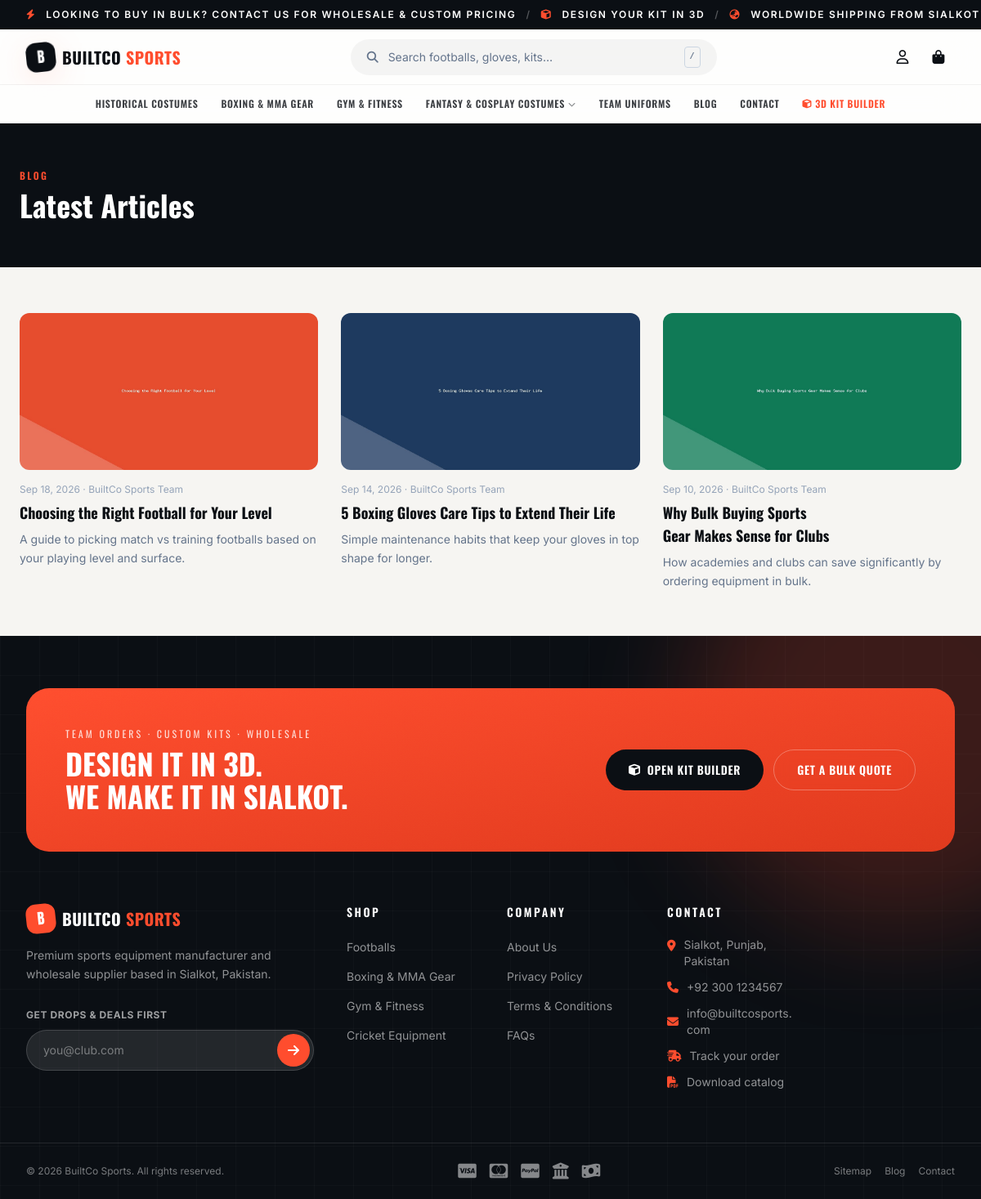
Screenshot of /blog.php with the database file from the repository.
### tables this page shows
CREATE TABLE `menu_items` (
  `id` int(11) NOT NULL,
  `parent_id` int(11) DEFAULT NULL,
  `label` varchar(100) NOT NULL,
  `link_type` enum('category','custom') NOT NULL DEFAULT 'custom',
  `category_id` int(11) DEFAULT NULL,
  `custom_url` varchar(500) DEFAULT NULL,
  `open_new_tab` tinyint(1) NOT NULL DEFAULT 0,
  `sort_order` int(11) NOT NULL DEFAULT 0,
  `status` enum('active','inactive') NOT NULL DEFAULT 'active',
  `created_at` timestamp NOT NULL DEFAULT current_timestamp()
);

CREATE TABLE `blog_posts` (
  `id` int(11) NOT NULL,
  `title` varchar(200) NOT NULL,
  `slug` varchar(200) NOT NULL,
  `excerpt` varchar(500) DEFAULT NULL,
  `content` longtext DEFAULT NULL,
  `featured_image` varchar(500) DEFAULT NULL,
  `featured_image_alt` varchar(255) DEFAULT NULL,
  `author` varchar(150) DEFAULT NULL,
  `meta_title` varchar(70) DEFAULT NULL,
  `meta_description` varchar(160) DEFAULT NULL,
  `views` int(11) NOT NULL DEFAULT 0,
  `status` enum('draft','published') NOT NULL DEFAULT 'draft',
  `published_at` datetime DEFAULT NULL,
  `created_at` timestamp NOT NULL DEFAULT current_timestamp(),
  `updated_at` timestamp NOT NULL DEFAULT current_timestamp() ON UPDATE current_timestamp()
);

CREATE TABLE `footer_columns` (
  `id` int(11) NOT NULL,
  `title` varchar(100) NOT NULL,
  `sort_order` int(11) NOT NULL DEFAULT 0,
  `status` enum('active','inactive') NOT NULL DEFAULT 'active'
);

CREATE TABLE `footer_links` (
  `id` int(11) NOT NULL,
  `column_id` int(11) NOT NULL,
  `label` varchar(150) NOT NULL,
  `url` varchar(500) NOT NULL,
  `sort_order` int(11) NOT NULL DEFAULT 0,
  `status` enum('active','inactive') NOT NULL DEFAULT 'active'
);

### blog.php (the view, shortened to what the rows shown need)
<?php
require_once __DIR__ . '/includes/config.php';
$page_num = max(1, (int)($_GET['page'] ?? 1));
$per_page = 9;
$offset = ($page_num - 1) * $per_page;
$posts = fetch_all("SELECT * FROM blog_posts WHERE status='published' ORDER BY published_at DESC LIMIT $per_page OFFSET $offset");
include __DIR__ . '/includes/site-header.php';
?>
<main id="main">
  <section class="bg-ink py-14">
    <div class="max-w-7xl mx-auto px-4 sm:px-6">
      <h1 class="font-display font-bold text-white text-3xl sm:text-4xl">Latest Articles</h1>
    </div>
  </section>
  <section class="max-w-7xl mx-auto px-4 sm:px-6 py-14">
    <?php if ($posts): ?>
    <div class="grid grid-cols-1 sm:grid-cols-2 lg:grid-cols-3 gap-7">
      <?php foreach ($posts as $p): ?>
      <a href="<?= url('blog/' . $p['slug']) ?>" class="group block">
        <div class="aspect-[1200/630] rounded-xl overflow-hidden bg-slate-100 mb-4">
          <?php if ($p['featured_image']): ?>
          <img src="<?= UPLOAD_URL . h($p['featured_image']) ?>" alt="<?= h($p['featured_image_alt'] ?: $p['title']) ?>" loading="lazy" class="w-full h-full object-cover group-hover:scale-105 transition duration-300">
          <?php else: ?>
          <div class="w-full h-full flex items-center justify-center text-slate-300"><i class="fa-solid fa-image text-3xl"></i></div>
          <?php endif; ?>
        </div>
        <p class="text-xs text-slate-400 mb-1.5"><?= $p['published_at'] ? format_date($p['published_at']) : format_date($p['created_at']) ?><?= $p['author'] ? ' · ' . h($p['author']) : '' ?></p>
        <h2 class="font-display font-bold text-lg text-ink group-hover:text-ignite transition mb-2"><?= h($p['title']) ?></h2>
        <?php if ($p['excerpt']): ?><p class="text-sm text-slate-500 leading-relaxed line-clamp-2"><?= h($p['excerpt']) ?></p><?php endif; ?>
      </a>
      <?php endforeach; ?>
    </div>
    <?php endif; ?>
  </section>
</main>
<?php include __DIR__ . '/includes/site-footer.php'; ?>

### includes/site-header.php (shortened to what the rows shown need)
<?php
$menu             = get_menu_tree();
?>
<!DOCTYPE html>
<html lang="en" class="no-js">
<head>
<link rel="stylesheet" href="<?= asset_url('assets/vendor/fontawesome/css/all.min.css') ?>">
<link rel="stylesheet" href="<?= asset_url('assets/css/site.css') ?>">
</head>
<body class="font-sans antialiased <?= h($body_class ?? '') ?>">
<header class="site-header">
  <div class="site-header-nav hidden lg:block bg-white/85 backdrop-blur-xl border-b border-black/5">
  <nav class="container-x flex items-center justify-center flex-wrap gap-x-7" aria-label="Main">
        <?php foreach ($menu as $item): ?>
        <div class="nav-item relative">
          <a href="<?= h($item['url']) ?>" <?= $item['open_new_tab'] ? 'target="_blank" rel="noopener"' : '' ?> class="nav-link"<?= !empty($item['children']) ? ' aria-haspopup="true"' : '' ?>>
            <?= h($item['label']) ?>
            <?php if (!empty($item['children'])): ?><i class="fa-solid fa-chevron-down text-[9px] opacity-60"></i><?php endif; ?>
          </a>
        </div>
        <?php endforeach; ?>
      </nav>
  </div>
</header>

### includes/site-footer.php (shortened to what the rows shown need)
<?php
$footer_columns = get_footer_columns();
?>
<footer class="relative bg-ink text-white/80 overflow-hidden" aria-labelledby="footer-heading">
  <div class="relative container-x py-16 grid grid-cols-2 md:grid-cols-4 lg:grid-cols-12 gap-10">
    <?php foreach ($footer_columns as $col): ?>
    <div class="lg:col-span-2">
      <h3 class="font-display font-semibold text-sm uppercase tracking-[0.18em] text-white mb-5"><?= h($col['title']) ?></h3>
      <ul class="space-y-3">
        <?php foreach ($col['links'] as $link): ?>
        <li><a href="<?= h($link['url']) ?>" class="text-sm text-white/55 hover:text-white hover:translate-x-1 inline-block transition"><?= h($link['label']) ?></a></li>
        <?php endforeach; ?>
      </ul>
    </div>
    <?php endforeach; ?>
  </div>
</footer>
</body>
</html>

### rows the page displays
menu_items: label "HISTORICAL COSTUMES"
menu_items: label "BOXING & MMA GEAR"
menu_items: label "GYM & FITNESS"
menu_items: label "FANTASY & COSPLAY COSTUMES"
menu_items: label "TEAM UNIFORMS"
menu_items: label "BLOG"
menu_items: label "CONTACT"
blog_posts: featured_image (picture), published_at "Sep 18, 2026", author "BuiltCo Sports Team", title "Choosing the Right Football for Your Level", excerpt "A guide to picking match vs training footballs based on your playing level and surface."
blog_posts: featured_image (picture), published_at "Sep 14, 2026", author "BuiltCo Sports Team", title "5 Boxing Gloves Care Tips to Extend Their Life", excerpt "Simple maintenance habits that keep your gloves in top shape for longer."
blog_posts: featured_image (picture), published_at "Sep 10, 2026", author "BuiltCo Sports Team", title "Why Bulk Buying Sports Gear Makes Sense for Clubs", excerpt "How academies and clubs can save significantly by ordering equipment in bulk."
footer_columns: title "SHOP"
footer_links: label "Footballs"
footer_links: label "Boxing & MMA Gear"
footer_links: label "Gym & Fitness"
footer_links: label "Cricket Equipment"
footer_columns: title "COMPANY"
footer_links: label "About Us"
footer_links: label "Privacy Policy"
footer_links: label "Terms & Conditions"
footer_links: label "FAQs"

### other values shown
substr($site_name, 0, 1) "B"
implode(' ', $name_words) "BUILTCO"
$last_word "SPORTS"
$about_text "Premium sports equipment manufacturer and wholesale supplier based in Sialkot, Pakistan."
$address "Sialkot, Punjab, Pakistan"
$phone "+92 300 1234567"
$email "info@builtcosports.com"
$copyright "© 2026 BuiltCo Sports. All rights reserved."
